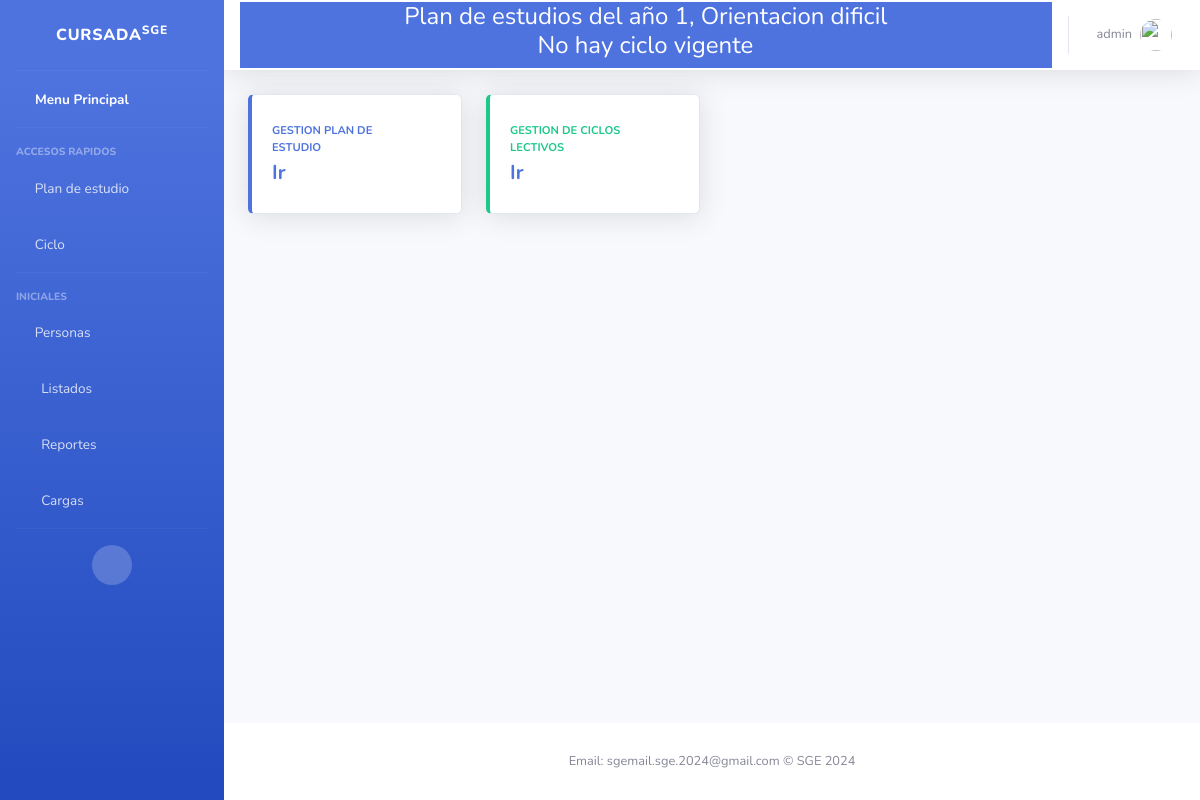
Page / (signed in) on the earlier database version.
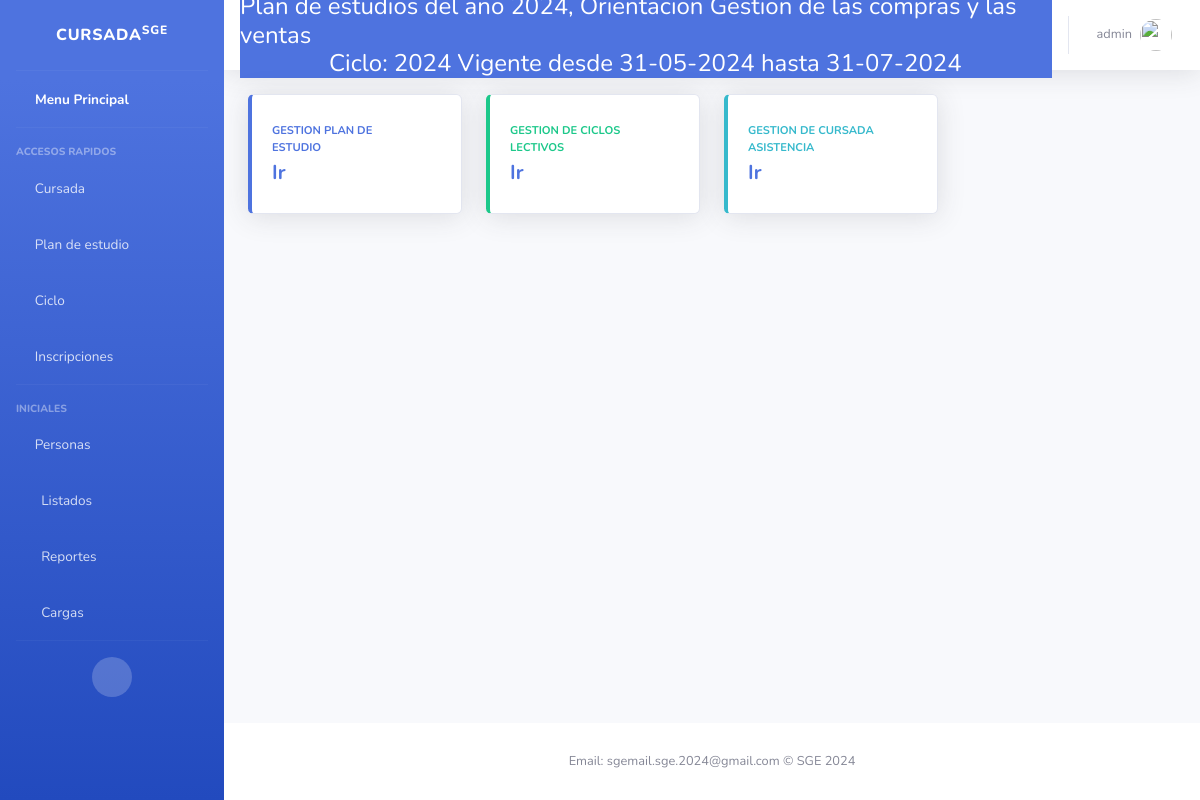
Same page on the later database version.
### Core/models.py (models this page shows, shortened)
class PlanDeEstudios(models.Model):
    MAXCODIGO=20
    MAXANIO=4
    MAXORIENTACION= 50
    MAXNIVEL= 50
    MAXDESCRIPCION=50
    codigo= models.CharField(
        help_text="Ej: 123456",
        unique=True,
        max_length=MAXCODIGO,
        null=False,
        blank=False,
        error_messages={
            'blank': "El nombre es obligatorio"
        }
    )
    anio = models.CharField(
        help_text="Ej: 2024",
        unique=False,
        max_length=MAXANIO,
        null=True,
        blank=False,
        default= 1,
        error_messages={
            'blank': "el anio es obligatorio"
        }
    )
    orientacion = models.CharField(
        help_text="Ej: Profesorado de educacion primaria",
        unique=False,
        max_length=MAXORIENTACION,
        null=False,
        blank=False,
        primary_key=False,
        error_messages={
            'blank': "la orientacion es obligatoria"
        }
    )
    nivel = models.CharField(
        help_text="Ej: Primario",
        unique=False,
        max_length= MAXORIENTACION,
        null=False,
        blank=False,
        error_messages={
            'blank': "El nivel es obligatorio"
        }
    )
    descripcion = models.CharField(
        help_text="Ej: descripcion del plan de estudios",
        unique=False,
        max_length= MAXDESCRIPCION,
        null=False,
        blank=True,
    )
    esActual = models.BooleanField(
        default= True
    )
    implementado = models.BooleanField(
        default= False
    )
    cantidadAnios = models.PositiveIntegerField()
    def __str__(self):
        return "Plan de estudios del año {0}, Orientacion {1}".format(self.anio, self.orientacion)

class Ciclo (models.Model):
    anioCalendario = models.CharField(
        help_text="Ej: 2024",
        max_length=4,
        unique= True)
    fechaInicio = models.DateField(help_text="Ej: 16/02/2024",
                                   default=now)
    plan = models.ForeignKey(PlanDeEstudios, blank=False, on_delete=models.CASCADE)
    fechaFin = models.DateField(help_text="Ej: 28/11/2024",)
    esActual = models.BooleanField(
        default= True
    )
    def __str__(self):
        return "{0} Vigente desde {1} hasta {2}".format(self.anioCalendario,self.fechaInicio.strftime("%d-%m-%Y"), self.fechaFin.strftime("%d-%m-%Y"))

### principal/views.py (the view)
# urls.py: path('', views.home2, name= '' ),
@login_required
def home2(request):
    if not request.user.is_staff:
        return HttpResponseForbidden(render(request, 'Core/403.html'))
        print("tengo que echarlo")
    hay_plan = PlanDeEstudios.objects.exists()
    hay_ciclo = Ciclo.objects.exists()
    try:
        ciclo_activo = Ciclo.objects.get(esActual=True).fechaInicio <= timezone.now().date() >= Ciclo.objects.get(esActual=True).fechaInicio
    except Ciclo.DoesNotExist:
        ciclo_activo = False
    print(ciclo_activo)
    return render(request, 'index.html', {'hay_plan': hay_plan,
                                          'ciclo_activo': ciclo_activo})

### principal/templates/index.html (shortened to what the changed rows need)
<!DOCTYPE html>
<html lang="en">
<head>
    <link href="https://cdn.jsdelivr.net/npm/bootstrap@5.2.3/dist/css/bootstrap.min.css" rel="stylesheet">
    <link href= "{% static 'vendor/fontawesome-free/css/all.min.css' %}" rel="stylesheet" type="text/css">
    <link href="{% static 'css/sb-admin-2.min.css' %}" rel="stylesheet">
    {% load bootstrap5 %}
</head>
{% block sidebar %}
<body id="page-top">
    <div id="wrapper">
        <ul class="navbar-nav bg-gradient-primary sidebar sidebar-dark accordion" id="accordionSidebar">
            {% if request.hayCicloActivo %}
            <li class="nav-item">
                <a class="nav-link collapsed" href="#" data-toggle="collapse" data-target="#collapseTree"
                    aria-expanded="true" aria-controls="collapseTwo">
                    <i class="far fa-file"></i>
                    <span>Cursada</span>
                </a>
            </li>
            {% endif %}
            {% if request.hayCicloActivo %}
            <li class="nav-item">
                <a class="nav-link collapsed" href="#" data-toggle="collapse" data-target="#collapseUtilities"
                    aria-expanded="true" aria-controls="collapseUtilities">
                    <i class="fas fa-user-check"></i>
                    <span>Inscripciones</span>
                </a>
            </li>
            {% endif %}
            {% endblock sidebar %}
        </ul>
        <div id="content-wrapper" class="d-flex flex-column">
            <div id="content">
<nav class="navbar navbar-expand navbar-light bg-white topbar mb-4 static-top shadow">
    <div class="container input-group btn-primary d-flex flex-column">
        {% if request.hayPlan %}
        <h4 class="mb-0">{{request.plan}}</h4>
        {% else %}
        <h4> No hay plan vigente</h4>
        {% endif %}
        {% if request.ciclo %}
        <h4 class="mb-0">Ciclo: {{request.ciclo}}</h4>
        {% else %}
        <h4> No hay ciclo vigente</h4>
        {% endif %}
    </div>
</nav>
                <div class="container-fluid">
                {% block content %}
                    <div class="row">
                        {% if request.hayCicloActivo %}
                        <div class="col-xl-3 col-md-6 mb-4">
                            <div class="card border-left-info shadow h-100 py-2">
                                <div class="card-body">
                                    <div class="row no-gutters align-items-center">
                                        <div class="col mr-2">
                                            <div class="text-xs font-weight-bold text-info text-uppercase mb-1">Gestion de cursada asistencia
                                            </div>
                                            <div class="row no-gutters align-items-center">
                                                <div class="col-auto">
                                                    <div class="h5 mb-0 mr-3 font-weight-bold text-gray-800">
                                                        <a class="card-title" href="Clases/clases/menu" > Ir</a>
                                                    </div>
                                                </div>
                                            </div>
                                        </div>
                                        <div class="col-auto">
                                            <i class="fas fa-clipboard-list fa-2x text-gray-300"></i>
                                        </div>
                                    </div>
                                </div>
                            </div>
                        </div>
                        {% endif %}
                    </div>
</div>
</div>
    {% endblock content %}
        </div>
</body>
</html>

Differences in the rows shown:
removed PlanDeEstudios: plan "Plan de estudios del año 1, Orientacion dificil"
added Ciclo: ciclo "2024 Vigente desde 31-05-2024 hasta 31-07-2024"
Other differences:
text no longer shown: "No hay ciclo vigente"
text now shown: "Cursada Inscripciones Ciclo: GESTION DE CURSADA ASISTENCIA Ir"
